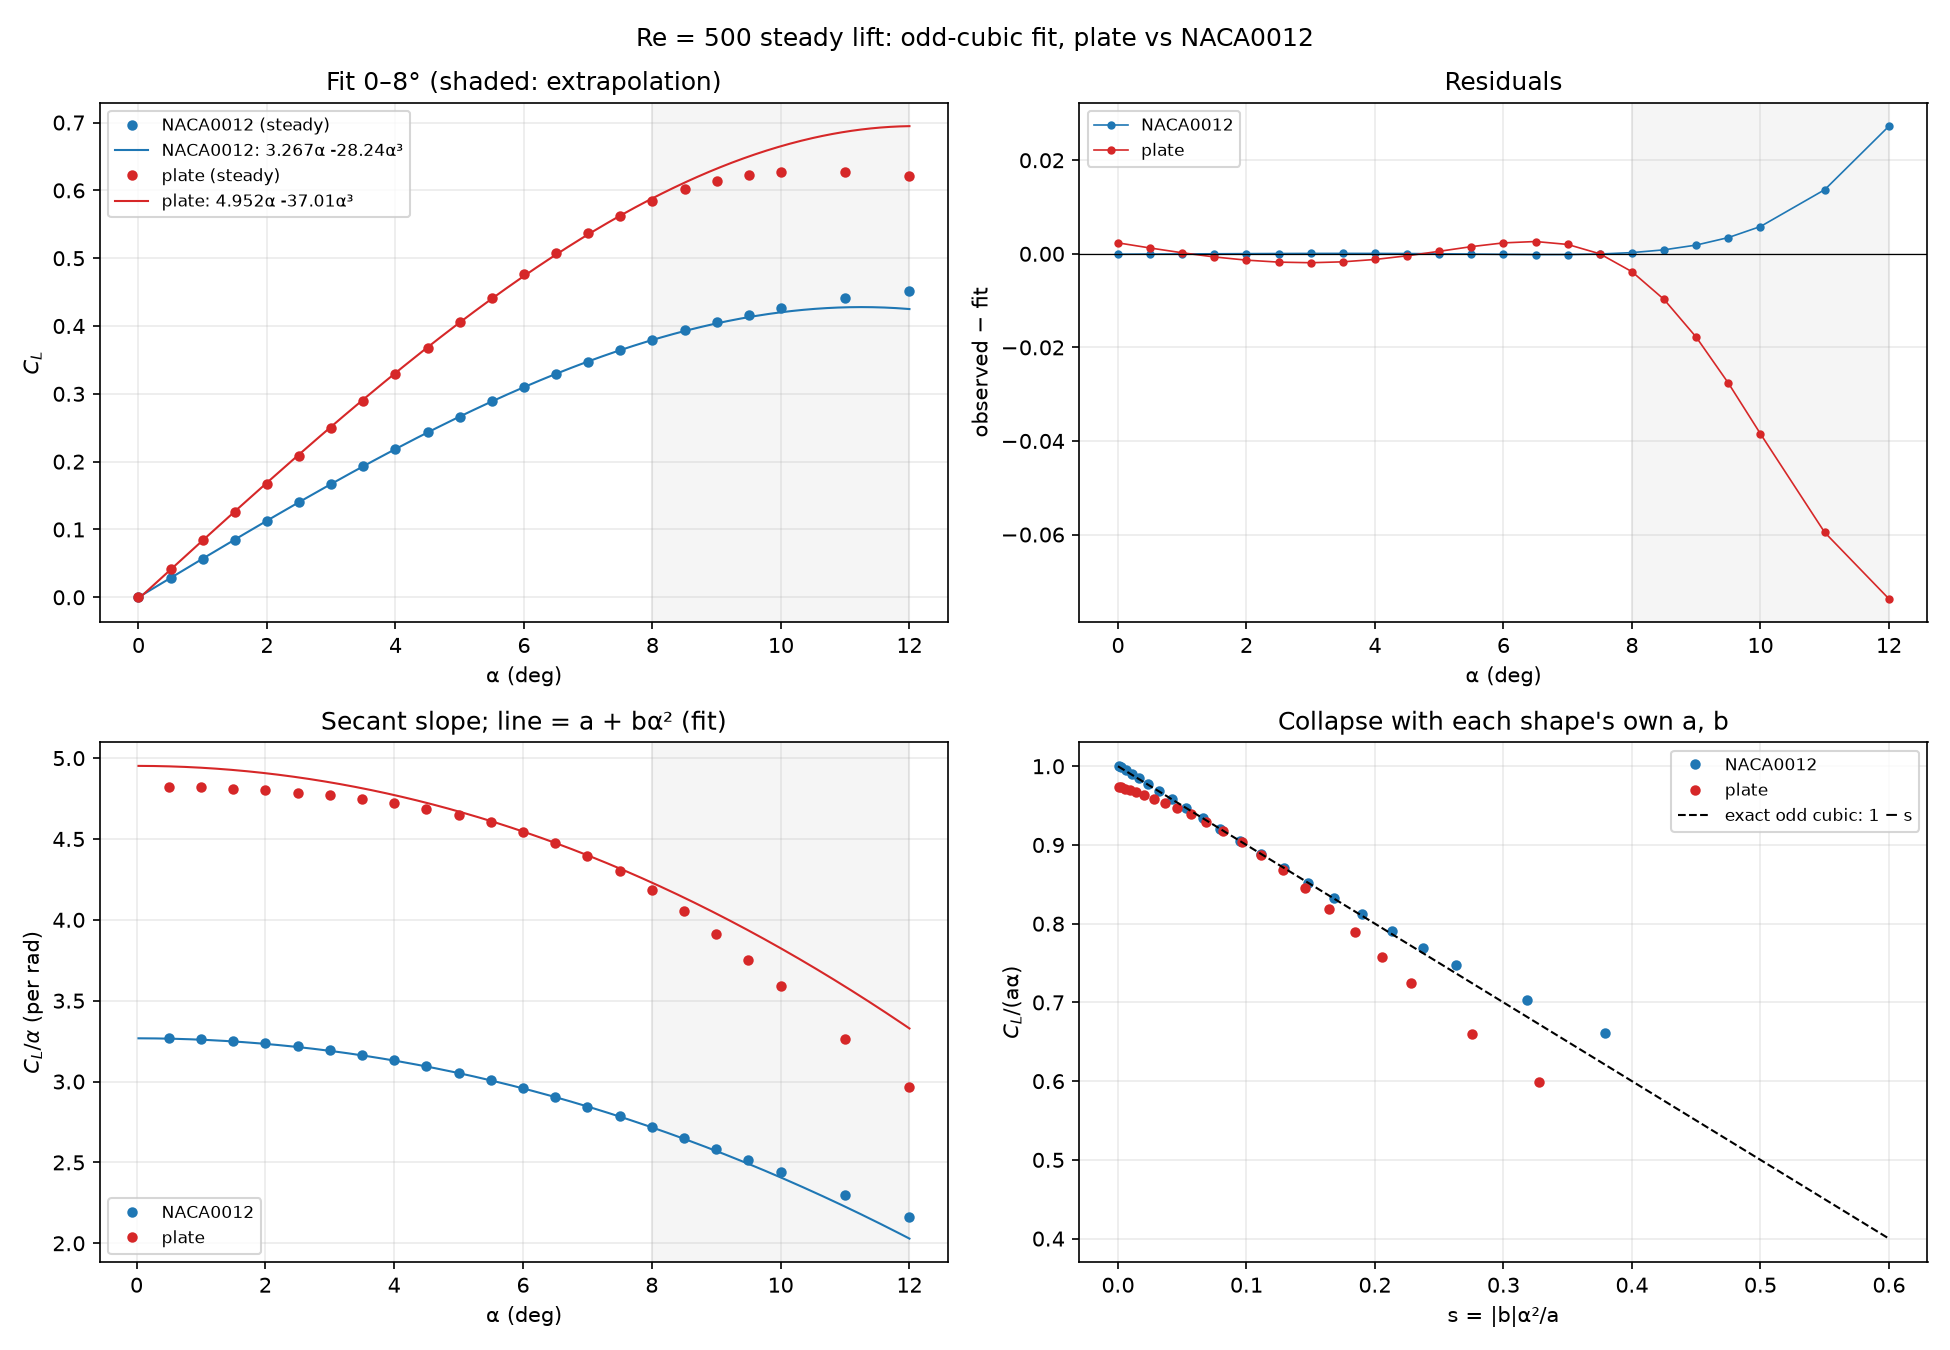

Recreate this plot in Python.
"""Odd-cubic lift fit C_L = a*alpha + b*alpha^3 (alpha in rad) for the plate and
the NACA0012, both at Re = 500, fitted identically.

Primary fit: OLS on 0-8 deg WITH an intercept, exactly as
static_airfoil/analysis/fit_odd_cubic_8deg.py (so the airfoil reproduces
3.267395529, -28.235887546).  Also reported: fits over 0-4/0-6/0-10 deg to show
whether a and b are stable when the window changes -- if the form held exactly
they would not move.
"""
from pathlib import Path
import numpy as np
import matplotlib
matplotlib.use("Agg")
import matplotlib.pyplot as plt

ROOT = Path(__file__).resolve().parents[1]
DATA = {"NACA0012": ROOT.parents[1] / "static_airfoil" / "lift_coeffs.csv",
        "plate": ROOT / "lift_coeffs.csv"}
COLOR = {"NACA0012": "C0", "plate": "C3"}


def fit(deg, cl, hi, intercept=True):
    m = deg <= hi + 1e-9
    t = np.deg2rad(deg[m])
    X = np.column_stack(([np.ones_like(t)] if intercept else []) + [t, t**3])
    coef, *_ = np.linalg.lstsq(X, cl[m], rcond=None)
    c0, a, b = (coef if intercept else (0.0, *coef))
    return c0, a, b


def predict(c0, a, b, deg):
    t = np.deg2rad(deg)
    return c0 + a * t + b * t**3


lines = ["# Odd-cubic lift fit, plate vs NACA0012, Re = 500", "",
         "C_L = c0 + a*alpha + b*alpha^3, alpha in radians, OLS. Primary window 0-8 deg.", ""]
res = {}
for name, path in DATA.items():
    d = np.loadtxt(path, skiprows=1)
    deg, cl = d[:, 0], d[:, 1]
    c0, a, b = fit(deg, cl, 8)
    r = cl - predict(c0, a, b, deg)
    tr = deg <= 8
    pk = np.rad2deg(np.sqrt(-a / (3 * b)))
    res[name] = dict(deg=deg, cl=cl, c0=c0, a=a, b=b, r=r, peak=pk,
                     rmse_tr=np.sqrt(np.mean(r[tr] ** 2)),
                     rmse_ex=np.sqrt(np.mean(r[~tr] ** 2)),
                     maxrel_tr=np.max(np.abs(r[tr & (deg > 0)] / cl[tr & (deg > 0)])),
                     win={hi: fit(deg, cl, hi)[1:] for hi in (4, 6, 8, 10)},
                     # local slope at origin from the two smallest nonzero angles (odd => secant)
                     a_secant=cl[deg > 0][0] / np.deg2rad(deg[deg > 0][0]))

lines += ["| | NACA0012 | plate | plate / NACA |", "|---|---:|---:|---:|"]
P, F = res["plate"], res["NACA0012"]
rows = [("a (per rad), 0–8°", "a"), ("b (per rad³), 0–8°", "b"), ("intercept c0", "c0"),
        ("C_L/α at 0.5° (per rad)", "a_secant"), ("b/a", None),
        ("cubic maximum (deg)", "peak"), ("RMSE 0–8° (fit)", "rmse_tr"),
        ("max rel. error 0.5–8°", "maxrel_tr"), ("RMSE 8.5–12° (extrapolated)", "rmse_ex")]
for label, k in rows:
    if k is None:
        f, p = F["b"] / F["a"], P["b"] / P["a"]
    else:
        f, p = F[k], P[k]
    ratio = f"{p / f:.3f}" if k not in ("c0", "rmse_tr", "rmse_ex", "maxrel_tr") else ""
    lines.append(f"| {label} | {f:.6g} | {p:.6g} | {ratio} |")
lines += ["", "Window sensitivity (intercept fit, upper limit varied):", "",
          "| window | NACA a | NACA b | plate a | plate b |", "|---|---:|---:|---:|---:|"]
for hi in (4, 6, 8, 10):
    lines.append(f"| 0–{hi}° | {F['win'][hi][0]:.4f} | {F['win'][hi][1]:.2f} | "
                 f"{P['win'][hi][0]:.4f} | {P['win'][hi][1]:.2f} |")
text = "\n".join(lines)
print(text)
(ROOT / "analysis" / "FIT_RESULTS.md").write_text(text + "\n")

g = np.linspace(0, 12, 400)
fig, ax = plt.subplots(2, 2, figsize=(13, 9))
for name, R in res.items():
    c = COLOR[name]
    ax[0, 0].plot(R["deg"], R["cl"], "o", ms=4, color=c, label=f"{name} (steady)")
    ax[0, 0].plot(g, predict(R["c0"], R["a"], R["b"], g), "-", lw=1, color=c,
                  label=f"{name}: {R['a']:.3f}α {R['b']:+.2f}α³")
    ax[0, 1].plot(R["deg"], R["r"], "o-", ms=3, lw=0.8, color=c, label=name)
    nz = R["deg"] > 0
    ax[1, 0].plot(R["deg"][nz], R["cl"][nz] / np.deg2rad(R["deg"][nz]), "o", ms=4, color=c, label=name)
    ax[1, 0].plot(g[1:], R["a"] + R["b"] * np.deg2rad(g[1:]) ** 2, "-", lw=1, color=c)
    ax[1, 1].plot(np.deg2rad(R["deg"][nz]) ** 2 * abs(R["b"]) / R["a"],
                  R["cl"][nz] / (R["a"] * np.deg2rad(R["deg"][nz])), "o", ms=4, color=c, label=name)
ax[0, 0].set(xlabel="α (deg)", ylabel="$C_L$", title="Fit 0–8° (shaded: extrapolation)")
ax[0, 1].axhline(0, color="k", lw=0.6)
ax[0, 1].set(xlabel="α (deg)", ylabel="observed − fit", title="Residuals")
ax[1, 0].set(xlabel="α (deg)", ylabel="$C_L/α$ (per rad)", title="Secant slope; line = a + bα² (fit)")
s = np.linspace(0, 0.6, 50)
ax[1, 1].plot(s, 1 - s, "k--", lw=1, label="exact odd cubic: 1 − s")
ax[1, 1].set(xlabel="s = |b|α²/a", ylabel="$C_L$/(aα)", title="Collapse with each shape's own a, b")
for x in ax.flat:
    x.grid(alpha=0.25); x.legend(fontsize=8)
for x in (ax[0, 0], ax[0, 1], ax[1, 0]):
    x.axvspan(8, 12, color="gray", alpha=0.08)
fig.suptitle("Re = 500 steady lift: odd-cubic fit, plate vs NACA0012")
fig.tight_layout()
fig.savefig(ROOT / "analysis" / "fit_compare.png", dpi=150)
